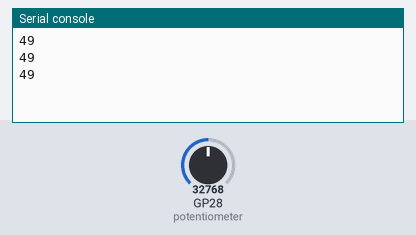
This program was run on a simulated Raspberry Pi Pico running MicroPython. Shown: the last lines printed to the serial console. Inputs (shaded band) come from the test bench; at power-on: GP28 (potentiometer) = 32768 (analog values on the 0–65535 scale).

Above: at 1.2 s.
1.3 s: GP28 (potentiometer) set to 45874
At 1.9 s:
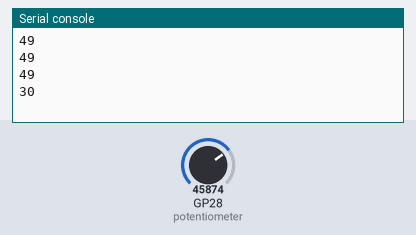
2.8 s: GP28 (potentiometer) set to 57670
At 3.4 s:
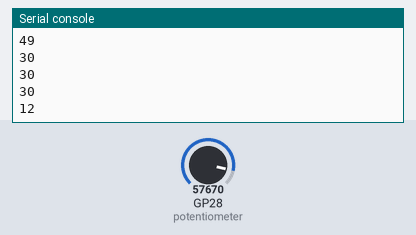
Timing chart, 0 to 5.8 s (numbered marks = the images above; inputs shaded):
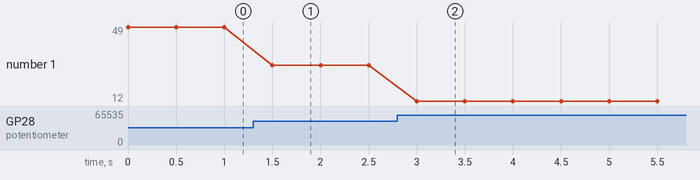

Measured:
- after the input at 1.3 s, the serial console: prints a new line after 0.20 s (image 1)
- after the input at 2.8 s, the serial console: prints a new line after 0.20 s (image 2)
- plotted number 1: 49 → 30 after the input at 1.3 s, 30 → 12 after the input at 2.8 s

The program:

tutorial5_potentiometer_percentage.py
```python
# all the way to the left, read 100, all the way to the right read 0

import machine
from time import sleep

analogInput = 28
potentiometer = machine.ADC(analogInput)

while True:
    potentiometerVal = potentiometer.read_u16()
    voltage = (3.3 / 65535) * potentiometerVal
    percentage = 100 * (1 - voltage / 3.3)
    print(int(percentage))
    sleep(0.5)
```
